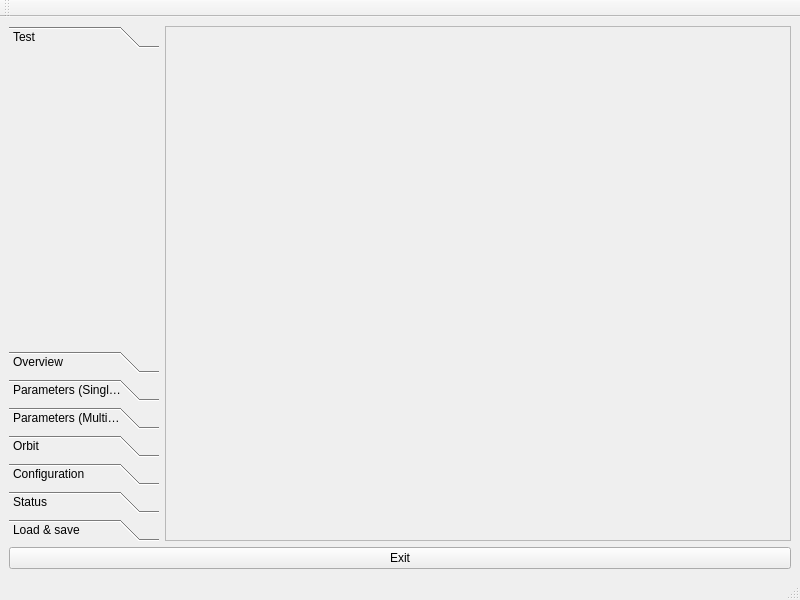
<?xml version="1.0" encoding="UTF-8"?>
<ui version="4.0">
 <class>MainWindow</class>
 <widget class="QMainWindow" name="MainWindow">
  <property name="geometry">
   <rect>
    <x>0</x>
    <y>0</y>
    <width>800</width>
    <height>600</height>
   </rect>
  </property>
  <property name="windowTitle">
   <string>MainWindow</string>
  </property>
  <widget class="QWidget" name="centralwidget">
   <layout class="QVBoxLayout" name="verticalLayout">
    <item>
     <layout class="QHBoxLayout" name="horizontalLayout">
      <item>
       <widget class="QToolBox" name="toolBox">
        <property name="maximumSize">
         <size>
          <width>150</width>
          <height>16777215</height>
         </size>
        </property>
        <property name="currentIndex">
         <number>0</number>
        </property>
        <widget class="QWidget" name="page_test">
         <attribute name="label">
          <string>Test</string>
         </attribute>
        </widget>
        <widget class="QWidget" name="page_overview">
         <property name="geometry">
          <rect>
           <x>0</x>
           <y>0</y>
           <width>150</width>
           <height>255</height>
          </rect>
         </property>
         <attribute name="label">
          <string>Overview</string>
         </attribute>
        </widget>
        <widget class="QWidget" name="page_parametersSingleIOC">
         <property name="geometry">
          <rect>
           <x>0</x>
           <y>0</y>
           <width>150</width>
           <height>255</height>
          </rect>
         </property>
         <attribute name="label">
          <string>Parameters (Single IOC)</string>
         </attribute>
        </widget>
        <widget class="QWidget" name="page_parametersMultiIOC">
         <attribute name="label">
          <string>Parameters (Multi IOC)</string>
         </attribute>
        </widget>
        <widget class="QWidget" name="page_orbit">
         <property name="geometry">
          <rect>
           <x>0</x>
           <y>0</y>
           <width>150</width>
           <height>255</height>
          </rect>
         </property>
         <attribute name="label">
          <string>Orbit</string>
         </attribute>
        </widget>
        <widget class="QWidget" name="page_configuration">
         <property name="geometry">
          <rect>
           <x>0</x>
           <y>0</y>
           <width>150</width>
           <height>255</height>
          </rect>
         </property>
         <attribute name="label">
          <string>Configuration</string>
         </attribute>
        </widget>
        <widget class="QWidget" name="page_status">
         <property name="geometry">
          <rect>
           <x>0</x>
           <y>0</y>
           <width>150</width>
           <height>255</height>
          </rect>
         </property>
         <attribute name="label">
          <string>Status</string>
         </attribute>
        </widget>
        <widget class="QWidget" name="page">
         <property name="geometry">
          <rect>
           <x>0</x>
           <y>0</y>
           <width>150</width>
           <height>255</height>
          </rect>
         </property>
         <attribute name="label">
          <string>Load &amp;&amp; save</string>
         </attribute>
        </widget>
       </widget>
      </item>
      <item>
       <widget class="QScrollArea" name="scrollArea">
        <property name="widgetResizable">
         <bool>true</bool>
        </property>
        <widget class="QWidget" name="scrollAreaWidgetContents">
         <property name="geometry">
          <rect>
           <x>0</x>
           <y>0</y>
           <width>622</width>
           <height>485</height>
          </rect>
         </property>
        </widget>
       </widget>
      </item>
     </layout>
    </item>
    <item>
     <widget class="QPushButton" name="pushButton_exit">
      <property name="text">
       <string>Exit</string>
      </property>
     </widget>
    </item>
   </layout>
  </widget>
  <widget class="QMenuBar" name="menubar">
   <property name="geometry">
    <rect>
     <x>0</x>
     <y>0</y>
     <width>800</width>
     <height>25</height>
    </rect>
   </property>
  </widget>
  <widget class="QStatusBar" name="statusbar"/>
  <widget class="QToolBar" name="toolBar">
   <property name="windowTitle">
    <string>toolBar</string>
   </property>
   <attribute name="toolBarArea">
    <enum>TopToolBarArea</enum>
   </attribute>
   <attribute name="toolBarBreak">
    <bool>false</bool>
   </attribute>
  </widget>
 </widget>
 <resources/>
 <connections/>
</ui>
